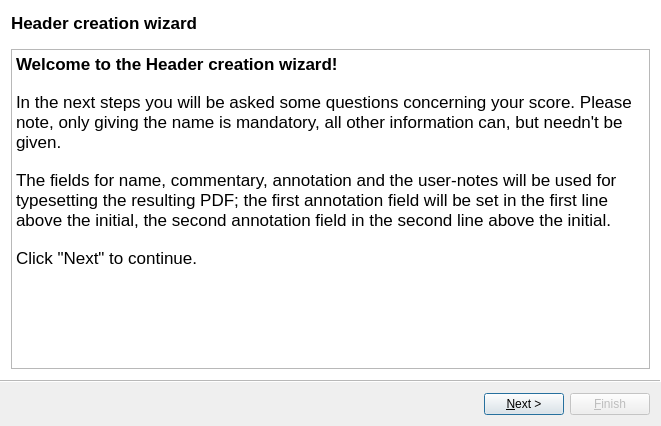
<?xml version="1.0" encoding="UTF-8"?>
<ui version="4.0">
 <class>NAHeaderWizard</class>
 <widget class="QWizard" name="NAHeaderWizard">
  <property name="geometry">
   <rect>
    <x>0</x>
    <y>0</y>
    <width>661</width>
    <height>426</height>
   </rect>
  </property>
  <property name="font">
   <font>
    <family>Ubuntu</family>
   </font>
  </property>
  <property name="windowTitle">
   <string>NAHeaderWizard</string>
  </property>
  <property name="wizardStyle">
   <enum>QWizard::ModernStyle</enum>
  </property>
  <property name="options">
   <set>QWizard::HaveFinishButtonOnEarlyPages|QWizard::NoBackButtonOnStartPage|QWizard::NoCancelButton|QWizard::NoDefaultButton</set>
  </property>
  <property name="subTitleFormat">
   <enum>Qt::AutoText</enum>
  </property>
  <widget class="QWizardPage" name="welcomePage">
   <property name="title">
    <string>Header creation wizard</string>
   </property>
   <layout class="QGridLayout" name="gridLayout">
    <item row="0" column="0">
     <widget class="QTextEdit" name="textEdit">
      <property name="font">
       <font>
        <family>Ubuntu</family>
       </font>
      </property>
      <property name="html">
       <string>&lt;!DOCTYPE HTML PUBLIC &quot;-//W3C//DTD HTML 4.0//EN&quot; &quot;http://www.w3.org/TR/REC-html40/strict.dtd&quot;&gt;
&lt;html&gt;&lt;head&gt;&lt;meta name=&quot;qrichtext&quot; content=&quot;1&quot; /&gt;&lt;style type=&quot;text/css&quot;&gt;
p, li { white-space: pre-wrap; }
&lt;/style&gt;&lt;/head&gt;&lt;body style=&quot; font-family:'Ubuntu'; font-size:13pt; font-weight:400; font-style:normal;&quot;&gt;
&lt;p style=&quot; margin-top:18px; margin-bottom:12px; margin-left:0px; margin-right:0px; -qt-block-indent:0; text-indent:0px;&quot;&gt;&lt;span style=&quot; font-weight:600;&quot;&gt;Welcome to the Header creation wizard!&lt;/span&gt;&lt;/p&gt;
&lt;p style=&quot; margin-top:18px; margin-bottom:12px; margin-left:0px; margin-right:0px; -qt-block-indent:0; text-indent:0px;&quot;&gt;In the next steps you will be asked some questions concerning your score. Please note, only giving the name is mandatory, all other information can, but needn't be given.&lt;/p&gt;
&lt;p style=&quot; margin-top:18px; margin-bottom:12px; margin-left:0px; margin-right:0px; -qt-block-indent:0; text-indent:0px;&quot;&gt;The fields for name, commentary, annotation and the user-notes will be used for typesetting the resulting PDF; the first annotation field will be set in the first line above the initial, the second annotation field in the second line above the initial.&lt;/p&gt;
&lt;p style=&quot; margin-top:18px; margin-bottom:12px; margin-left:0px; margin-right:0px; -qt-block-indent:0; text-indent:0px;&quot;&gt;Click &amp;quot;Next&amp;quot; to continue.&lt;/p&gt;&lt;/body&gt;&lt;/html&gt;</string>
      </property>
     </widget>
    </item>
   </layout>
  </widget>
  <widget class="QWizardPage" name="basicInfo">
   <property name="title">
    <string>Page 1/5</string>
   </property>
   <property name="subTitle">
    <string>Basic score information</string>
   </property>
   <layout class="QGridLayout" name="gridLayout_2">
    <item row="5" column="1">
     <widget class="QComboBox" name="initialBox">
      <property name="font">
       <font>
        <family>Ubuntu</family>
        <pointsize>13</pointsize>
        <stylestrategy>PreferAntialias</stylestrategy>
       </font>
      </property>
      <item>
       <property name="text">
        <string>without initial</string>
       </property>
      </item>
      <item>
       <property name="text">
        <string>initial in one line</string>
       </property>
      </item>
      <item>
       <property name="text">
        <string>big initial</string>
       </property>
      </item>
     </widget>
    </item>
    <item row="6" column="0" colspan="2">
     <widget class="QLabel" name="label_3">
      <property name="font">
       <font>
        <family>Ubuntu</family>
       </font>
      </property>
      <property name="text">
       <string>Click &quot;Next&quot; to continue to liturgical information.</string>
      </property>
     </widget>
    </item>
    <item row="0" column="0">
     <widget class="QLabel" name="nameL">
      <property name="font">
       <font>
        <family>Ubuntu</family>
       </font>
      </property>
      <property name="text">
       <string>Name</string>
      </property>
     </widget>
    </item>
    <item row="4" column="1">
     <widget class="QComboBox" name="fontBox">
      <property name="font">
       <font>
        <family>Ubuntu</family>
       </font>
      </property>
      <item>
       <property name="text">
        <string>greciliae</string>
       </property>
      </item>
      <item>
       <property name="text">
        <string>parmesan</string>
       </property>
      </item>
     </widget>
    </item>
    <item row="5" column="0">
     <widget class="QLabel" name="initialL">
      <property name="font">
       <font>
        <family>Ubuntu</family>
       </font>
      </property>
      <property name="text">
       <string>Initial Style</string>
      </property>
     </widget>
    </item>
    <item row="2" column="1">
     <widget class="QLineEdit" name="annotation1E">
      <property name="font">
       <font>
        <family>Ubuntu</family>
       </font>
      </property>
      <property name="placeholderText">
       <string>annotation (first line)</string>
      </property>
     </widget>
    </item>
    <item row="1" column="1">
     <widget class="QLineEdit" name="commentaryE">
      <property name="font">
       <font>
        <family>Ubuntu</family>
       </font>
      </property>
      <property name="placeholderText">
       <string>commentary</string>
      </property>
     </widget>
    </item>
    <item row="2" column="0">
     <widget class="QLabel" name="annotation1L">
      <property name="font">
       <font>
        <family>Ubuntu</family>
       </font>
      </property>
      <property name="text">
       <string>Annotation (1)</string>
      </property>
     </widget>
    </item>
    <item row="1" column="0">
     <widget class="QLabel" name="commentaryL">
      <property name="font">
       <font>
        <family>Ubuntu</family>
       </font>
      </property>
      <property name="text">
       <string>Commentary</string>
      </property>
     </widget>
    </item>
    <item row="4" column="0">
     <widget class="QLabel" name="fontL">
      <property name="font">
       <font>
        <family>Ubuntu</family>
       </font>
      </property>
      <property name="text">
       <string>Font</string>
      </property>
     </widget>
    </item>
    <item row="3" column="0">
     <widget class="QLabel" name="annotation2L">
      <property name="font">
       <font>
        <family>Ubuntu</family>
       </font>
      </property>
      <property name="text">
       <string>Annotation (2)</string>
      </property>
     </widget>
    </item>
    <item row="3" column="1">
     <widget class="QLineEdit" name="annotation2E">
      <property name="font">
       <font>
        <family>Ubuntu</family>
       </font>
      </property>
      <property name="placeholderText">
       <string>annotation (second line)</string>
      </property>
     </widget>
    </item>
    <item row="0" column="1">
     <widget class="QLineEdit" name="nameE">
      <property name="font">
       <font>
        <family>Ubuntu</family>
       </font>
      </property>
      <property name="placeholderText">
       <string>name</string>
      </property>
     </widget>
    </item>
   </layout>
  </widget>
  <widget class="QWizardPage" name="liturgicalInfo">
   <property name="title">
    <string>Page 2/5</string>
   </property>
   <property name="subTitle">
    <string>Liturgical information</string>
   </property>
   <layout class="QGridLayout" name="gridLayout_3">
    <item row="0" column="0">
     <widget class="QLabel" name="occasionL">
      <property name="font">
       <font>
        <family>Ubuntu</family>
       </font>
      </property>
      <property name="text">
       <string>Occasion</string>
      </property>
     </widget>
    </item>
    <item row="0" column="1">
     <widget class="QLineEdit" name="occasionE">
      <property name="font">
       <font>
        <family>Ubuntu</family>
       </font>
      </property>
      <property name="placeholderText">
       <string>Occasion</string>
      </property>
     </widget>
    </item>
    <item row="1" column="0">
     <widget class="QLabel" name="officePartL">
      <property name="font">
       <font>
        <family>Ubuntu</family>
       </font>
      </property>
      <property name="text">
       <string>Office Part</string>
      </property>
     </widget>
    </item>
    <item row="1" column="1">
     <widget class="QLineEdit" name="officePartE">
      <property name="font">
       <font>
        <family>Ubuntu</family>
       </font>
      </property>
      <property name="placeholderText">
       <string>Office Part</string>
      </property>
     </widget>
    </item>
    <item row="2" column="0">
     <widget class="QLabel" name="modeL">
      <property name="font">
       <font>
        <family>Ubuntu</family>
       </font>
      </property>
      <property name="text">
       <string>Mode</string>
      </property>
     </widget>
    </item>
    <item row="2" column="1">
     <widget class="QLineEdit" name="modeE">
      <property name="font">
       <font>
        <family>Ubuntu</family>
       </font>
      </property>
      <property name="placeholderText">
       <string>mode (I-VIII, Irr, Per)</string>
      </property>
     </widget>
    </item>
    <item row="3" column="0">
     <widget class="QLabel" name="meterL">
      <property name="font">
       <font>
        <family>Ubuntu</family>
       </font>
      </property>
      <property name="text">
       <string>Meter</string>
      </property>
     </widget>
    </item>
    <item row="3" column="1">
     <widget class="QLineEdit" name="meterE">
      <property name="font">
       <font>
        <family>Ubuntu</family>
       </font>
      </property>
      <property name="placeholderText">
       <string>meter (for metrical hymns)</string>
      </property>
     </widget>
    </item>
    <item row="4" column="0" colspan="2">
     <widget class="QLabel" name="label_4">
      <property name="font">
       <font>
        <family>Ubuntu</family>
       </font>
      </property>
      <property name="text">
       <string>Click &quot;Next&quot; to continue to historical information.</string>
      </property>
     </widget>
    </item>
   </layout>
  </widget>
  <widget class="QWizardPage" name="historicalInfo">
   <property name="title">
    <string>Page 3/5</string>
   </property>
   <property name="subTitle">
    <string>Historical Information</string>
   </property>
   <attribute name="pageId">
    <string notr="true"/>
   </attribute>
   <layout class="QGridLayout" name="gridLayout_4">
    <item row="0" column="1">
     <widget class="QLineEdit" name="authorE">
      <property name="font">
       <font>
        <family>Ubuntu</family>
       </font>
      </property>
      <property name="text">
       <string/>
      </property>
      <property name="placeholderText">
       <string>Author (if known)</string>
      </property>
     </widget>
    </item>
    <item row="0" column="0">
     <widget class="QLabel" name="authorL">
      <property name="font">
       <font>
        <family>Ubuntu</family>
       </font>
      </property>
      <property name="text">
       <string>Author</string>
      </property>
     </widget>
    </item>
    <item row="1" column="0">
     <widget class="QLabel" name="dateL">
      <property name="font">
       <font>
        <family>Ubuntu</family>
       </font>
      </property>
      <property name="text">
       <string>Date</string>
      </property>
     </widget>
    </item>
    <item row="1" column="1">
     <widget class="QLineEdit" name="dateE">
      <property name="font">
       <font>
        <family>Ubuntu</family>
       </font>
      </property>
      <property name="text">
       <string/>
      </property>
      <property name="placeholderText">
       <string>Date (e.g. XI.s.)</string>
      </property>
     </widget>
    </item>
    <item row="2" column="0">
     <widget class="QLabel" name="manuscriptL">
      <property name="font">
       <font>
        <family>Ubuntu</family>
       </font>
      </property>
      <property name="text">
       <string>Manuscript</string>
      </property>
     </widget>
    </item>
    <item row="2" column="1">
     <widget class="QLineEdit" name="manuscriptE">
      <property name="font">
       <font>
        <family>Ubuntu</family>
       </font>
      </property>
      <property name="text">
       <string/>
      </property>
      <property name="placeholderText">
       <string>Manuscript</string>
      </property>
     </widget>
    </item>
    <item row="3" column="0">
     <widget class="QLabel" name="referenceL">
      <property name="font">
       <font>
        <family>Ubuntu</family>
       </font>
      </property>
      <property name="text">
       <string>Reference</string>
      </property>
     </widget>
    </item>
    <item row="3" column="1">
     <widget class="QLineEdit" name="referenceE">
      <property name="font">
       <font>
        <family>Ubuntu</family>
       </font>
      </property>
      <property name="text">
       <string/>
      </property>
      <property name="placeholderText">
       <string>Manuscript reference</string>
      </property>
     </widget>
    </item>
    <item row="4" column="0">
     <widget class="QLabel" name="storageL">
      <property name="font">
       <font>
        <family>Ubuntu</family>
       </font>
      </property>
      <property name="text">
       <string>Storage Place</string>
      </property>
     </widget>
    </item>
    <item row="4" column="1">
     <widget class="QLineEdit" name="storageE">
      <property name="font">
       <font>
        <family>Ubuntu</family>
       </font>
      </property>
      <property name="placeholderText">
       <string>Manuscript Storage Place</string>
      </property>
     </widget>
    </item>
    <item row="5" column="0" colspan="2">
     <widget class="QLabel" name="label_5">
      <property name="font">
       <font>
        <family>Ubuntu</family>
       </font>
      </property>
      <property name="text">
       <string>Click &quot;Next&quot; to continue to transcription information.</string>
      </property>
     </widget>
    </item>
   </layout>
  </widget>
  <widget class="QWizardPage" name="transcriptionInfo">
   <property name="title">
    <string>Page 4/5</string>
   </property>
   <property name="subTitle">
    <string>Information on Transcription</string>
   </property>
   <layout class="QGridLayout" name="gridLayout_5">
    <item row="0" column="0">
     <widget class="QLabel" name="bookL">
      <property name="font">
       <font>
        <family>Ubuntu</family>
       </font>
      </property>
      <property name="text">
       <string>Book</string>
      </property>
     </widget>
    </item>
    <item row="0" column="1">
     <widget class="QLineEdit" name="bookE">
      <property name="font">
       <font>
        <family>Ubuntu</family>
       </font>
      </property>
      <property name="text">
       <string/>
      </property>
      <property name="placeholderText">
       <string>book (from which taken)</string>
      </property>
     </widget>
    </item>
    <item row="1" column="0">
     <widget class="QLabel" name="arrangerL">
      <property name="font">
       <font>
        <family>Ubuntu</family>
       </font>
      </property>
      <property name="text">
       <string>Arranger</string>
      </property>
     </widget>
    </item>
    <item row="1" column="1">
     <widget class="QLineEdit" name="arrangerE">
      <property name="font">
       <font>
        <family>Ubuntu</family>
       </font>
      </property>
      <property name="text">
       <string/>
      </property>
      <property name="placeholderText">
       <string>arranger</string>
      </property>
     </widget>
    </item>
    <item row="2" column="0">
     <widget class="QLabel" name="transcriberL">
      <property name="font">
       <font>
        <family>Ubuntu</family>
       </font>
      </property>
      <property name="text">
       <string>Transcriber</string>
      </property>
     </widget>
    </item>
    <item row="2" column="1">
     <widget class="QLineEdit" name="transcriberE">
      <property name="font">
       <font>
        <family>Ubuntu</family>
       </font>
      </property>
      <property name="text">
       <string/>
      </property>
      <property name="placeholderText">
       <string>transcriber</string>
      </property>
     </widget>
    </item>
    <item row="3" column="0">
     <widget class="QLabel" name="transcriptiondateL">
      <property name="font">
       <font>
        <family>Ubuntu</family>
       </font>
      </property>
      <property name="text">
       <string>Date</string>
      </property>
     </widget>
    </item>
    <item row="3" column="1">
     <widget class="QLineEdit" name="transcriptiondateE">
      <property name="font">
       <font>
        <family>Ubuntu</family>
       </font>
      </property>
      <property name="text">
       <string/>
      </property>
      <property name="placeholderText">
       <string>transcription date</string>
      </property>
     </widget>
    </item>
    <item row="4" column="0">
     <widget class="QLabel" name="usernotesL">
      <property name="font">
       <font>
        <family>Ubuntu</family>
       </font>
      </property>
      <property name="text">
       <string>User Notes</string>
      </property>
     </widget>
    </item>
    <item row="4" column="1">
     <widget class="QLineEdit" name="usernotesE">
      <property name="font">
       <font>
        <family>Ubuntu</family>
       </font>
      </property>
      <property name="placeholderText">
       <string>user notes</string>
      </property>
     </widget>
    </item>
    <item row="5" column="0" colspan="2">
     <widget class="QLabel" name="label_8">
      <property name="font">
       <font>
        <family>Ubuntu</family>
       </font>
      </property>
      <property name="text">
       <string>Click &quot;Next&quot; to continue to copyright information.</string>
      </property>
     </widget>
    </item>
   </layout>
  </widget>
  <widget class="QWizardPage" name="copyrightInfo">
   <property name="title">
    <string>Page 5/5</string>
   </property>
   <property name="subTitle">
    <string>Copyright Information</string>
   </property>
   <layout class="QGridLayout" name="gridLayout_6">
    <item row="0" column="0">
     <widget class="QLabel" name="gabccL">
      <property name="font">
       <font>
        <family>Ubuntu</family>
       </font>
      </property>
      <property name="text">
       <string>gabc copyright</string>
      </property>
     </widget>
    </item>
    <item row="0" column="1">
     <widget class="QLineEdit" name="gabccE">
      <property name="font">
       <font>
        <family>Ubuntu</family>
       </font>
      </property>
      <property name="text">
       <string/>
      </property>
      <property name="placeholderText">
       <string>gabc copyright</string>
      </property>
     </widget>
    </item>
    <item row="1" column="0">
     <widget class="QLabel" name="scorecL">
      <property name="font">
       <font>
        <family>Ubuntu</family>
       </font>
      </property>
      <property name="text">
       <string>score copyright</string>
      </property>
     </widget>
    </item>
    <item row="1" column="1">
     <widget class="QLineEdit" name="scorecE">
      <property name="font">
       <font>
        <family>Ubuntu</family>
       </font>
      </property>
      <property name="text">
       <string/>
      </property>
      <property name="placeholderText">
       <string>score copyright</string>
      </property>
     </widget>
    </item>
    <item row="2" column="0" colspan="2">
     <widget class="QLabel" name="label_10">
      <property name="font">
       <font>
        <family>Ubuntu</family>
       </font>
      </property>
      <property name="text">
       <string>Click &quot;Finish&quot; to close this wizard and get back to the gabc.</string>
      </property>
     </widget>
    </item>
   </layout>
  </widget>
 </widget>
 <resources/>
 <connections/>
</ui>
